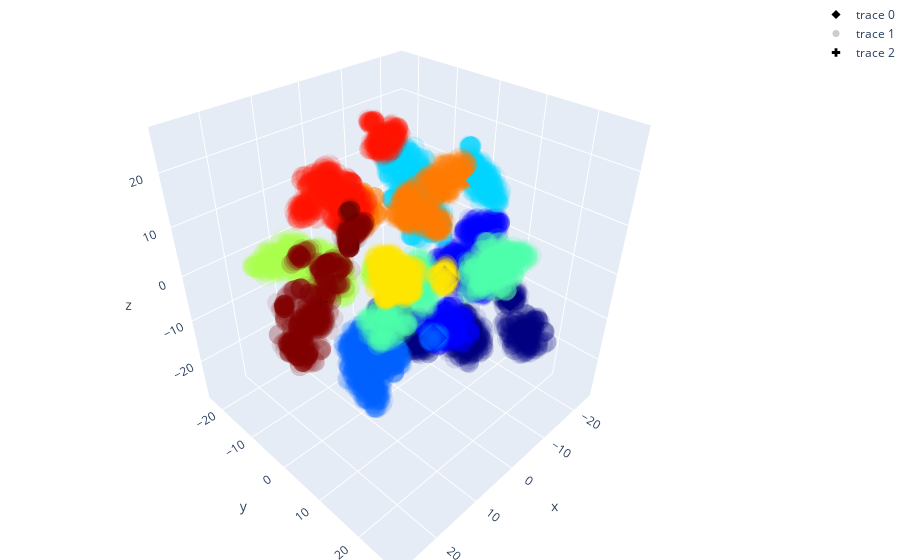

Here is the notebook cell this chart was saved with:
### Code cell
max_len = max(len(standardSets), len(num_clusters_unique))
colors = plt.cm.jet(np.linspace(0, 1, max_len))
print("colors", colors.shape, colors)

print("medoid labels", [labels_HDBSCAN[i] for i in medoidsIndices])

if len(medoidSets) > 0 and CAN_BE_ORDERED:
    print("medoids added to plots and reordered")
    color_map = dict(zip(range(max_len), colors[unique_labels_reordered]))
    print("color_map", color_map)
else:
    color_map = dict(zip(range(max_len), colors))   # 0=red, 1=blue, 2=green, 3=yellow, 4=purple, 5=lightblue, 6=lightgreen, 7=lightyellow, 8=lightpurple
    
marker_colors = [color_map[label] if label > -1 else np.array([0,0,0,1]) for label in labels_HDBSCAN]
marker_colors_medoids = [color_map[label] if label > -1 else np.array([0,0,0,1]) for label in unique_labels]


# Create a trace for each type (centroids data)
traceStandard = go.Scatter3d(
    x=completeSetTSNE[len(actualSets):,0],
    y=completeSetTSNE[len(actualSets):,1],
    z=completeSetTSNE[len(actualSets):,2],
    mode='markers',
    marker=dict(
        size=7,
        color=colors,                # set color to an array/list of desired values
        opacity=1,
        symbol='diamond'
    )
)

if len(medoidSets) > 0:
    medoidsElements = completeSetTSNE[medoidsIndices]
    traceMedoids = go.Scatter3d(
        x=medoidsElements[:,0],
        y=medoidsElements[:,1],
        z=medoidsElements[:,2],
        mode='markers',
        marker=dict(
            size=7,
            color=marker_colors_medoids,                # set color to an array/list of desired values
            opacity=1,
            symbol='cross'
        )
    )

# Create a trace for each type (centroids data)
traceActual = go.Scatter3d(
    x=completeSetTSNE[:len(actualSets),0],
    y=completeSetTSNE[:len(actualSets),1],
    z=completeSetTSNE[:len(actualSets),2],
    mode='markers',
    marker=dict(
        size=7,
        color=marker_colors,                # set color to an array/list of desired values
        opacity=0.1,
        symbol='circle'
    )
)

# Plot
if len(medoidSets) > 0:
    data = [traceStandard, traceActual, traceMedoids]
else:
    data = [traceStandard, traceActual]

layout = go.Layout(
    margin=dict(
        l=0,
        r=0,
        b=0,
        t=0
    )
)

fig = go.Figure(data=data, layout=layout)
fig.show()

### Figure 1 — Plotly figure (JSON) as saved in the notebook; plotly's stock layout.template omitted (floating-point values rounded to 4 significant figures; data arrays with more than 128 entries replaced by an {"elided": "..."} marker saying what was removed)
{"data": [{"marker": {"color": [[0, 0, 0.5, 1], [0, 0, 0.9991, 1], [0, 0.3784, 1, 1], [0, 0.8333, 1, 1], [0.3004, 1, 0.6673, 1], [0.6673, 1, 0.3004, 1], [1, 0.9012, 0, 1], [1, 0.48, 0, 1], [0.9991, 0.07335, 0, 1], [0.5, 0, 0, 1]], "opacity": 1, "size": 7, "symbol": "diamond"}, "mode": "markers", "type": "scatter3d", "x": [-14.93, -19.32, -10.66, -11.34, -11.68, -10.18, -18.72, -21.6, -5.955, 16.56], "y": [14.55, 4.086, -0.2651, 8.118, 14.5, -17.29, -4.8, -9.5, -8.954, -4.391], "z": [-6.952, -10.48, -22.91, 16.24, 2.368, -15.03, -14.15, -4.063, 20.18, -5.737]}, {"marker": {"color": {"elided": "10000x4 float values"}, "opacity": 0.1, "size": 7, "symbol": "circle"}, "mode": "markers", "type": "scatter3d", "x": {"elided": "10000 float values"}, "y": {"elided": "10000 float values"}, "z": {"elided": "10000 float values"}}, {"marker": {"color": [[0, 0, 0, 1], [0.5, 0, 0, 1], [0, 0, 0.5, 1], [0, 0.8333, 1, 1], [0, 0.3784, 1, 1], [0.6673, 1, 0.3004, 1], [0.3004, 1, 0.6673, 1], [0, 0, 0.9991, 1], [1, 0.9012, 0, 1], [1, 0.48, 0, 1], [0.9991, 0.07335, 0, 1]], "opacity": 1, "size": 7, "symbol": "cross"}, "mode": "markers", "type": "scatter3d", "x": [15.68, -14.73, -11.22, -10.9, -10.51, -12.54, -19.08, -19.05, -20.7, -5.198], "y": [-2.63, 14.29, 8.257, -0.4533, -17.46, 15.37, 4.411, -4.919, -9.126, -8.139], "z": [-0.6895, -6.656, 15.8, -22.87, -14.35, 2.491, -10.52, -13.56, -3.779, 20.8]}], "layout": {"margin": {"b": 0, "l": 0, "r": 0, "t": 0}}}
